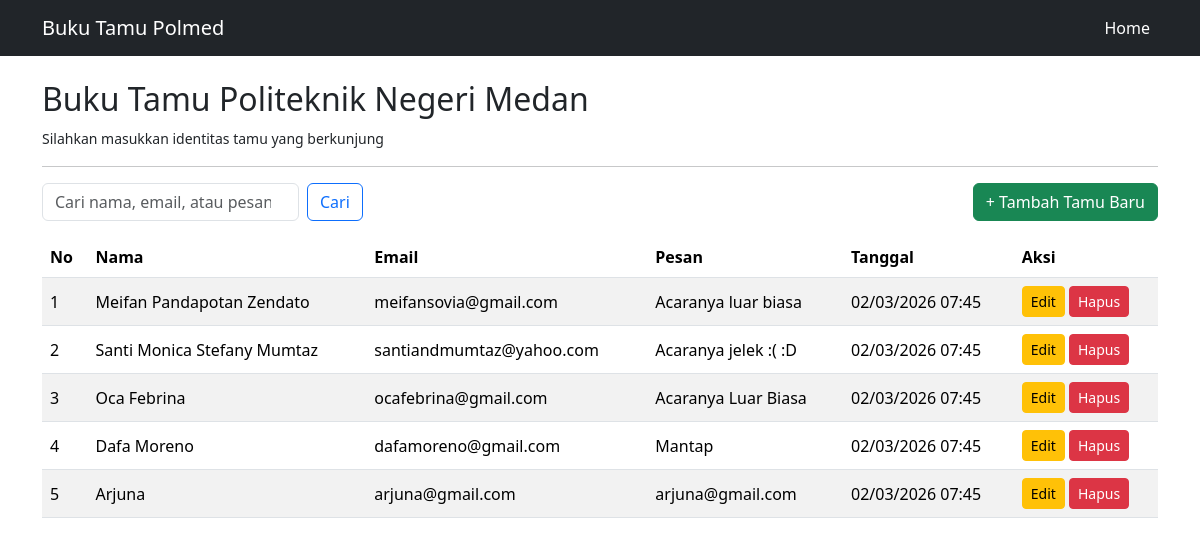
The page / on the database its author committed.
### tables this page shows
CREATE TABLE `buku_tamu` (
  `id` int(11) NOT NULL,
  `nama` varchar(255) DEFAULT NULL,
  `email` varchar(255) DEFAULT NULL,
  `no_hp` varchar(20) DEFAULT NULL,
  `alamat` text,
  `foto` varchar(255) DEFAULT NULL,
  `pesan` text
);

### includes/db.php (called while the page is built, shortened)
<?php
class Database {
    private $host = 'localhost';
    private $dbname = 'db_buku_tamu';
    private $user = 'root';
    private $pass = 'root';
    public function __construct() {
        try {
            $this->conn = new PDO(
                "mysql:host=$this->host;dbname=$this->dbname;charset=utf8mb4",
                username: $this->user,
                password: $this->pass
            );
        } catch (PDOException $e) {
            die("Koneksi gagal: " . $e->getMessage());
        }
    }
}

### includes/tamu.class.php (called while the page is built, shortened)
<?php
class Tamu {
    private $db;
    public function __construct($conn) {
        $this->db = $conn;
    }
    public function cari($keyword = '') {
        $sql = "SELECT * FROM buku_tamu WHERE nama LIKE ? OR email LIKE ? OR pesan LIKE ? ORDER BY id DESC";
        $stmt = $this->db->prepare($sql);
        $like = "%$keyword%";
        $stmt->execute([$like, $like, $like]);
        return $stmt->fetchAll(PDO::FETCH_ASSOC);
    }
}

### index.php (the view, shortened to what this page needs)
<?php
require_once 'includes/db.php';
require_once 'includes/tamu.class.php';
$db = new Database();
$tamu = new Tamu($db->conn);
$keyword = trim($_GET['search'] ?? '');
$daftar_tamu = $tamu->cari($keyword);
?>
<!DOCTYPE html>
<html lang="id">
<head>
  <link href="https://cdn.jsdelivr.net/npm/bootstrap@5.3.3/dist/css/bootstrap.min.css" rel="stylesheet">
</head>
<body>
<nav class="navbar navbar-expand-lg navbar-dark bg-dark">
  <div class="container">
    <a class="navbar-brand" href="index.php">Buku Tamu Polmed</a>
    <div class="collapse navbar-collapse" id="navbarNav">
      <ul class="navbar-nav ms-auto">
        <li class="nav-item">
          <a class="nav-link active" href="index.php">Home</a>
        </li>
      </ul>
    </div>
  </div>
</nav>
<div class="container py-4">
  <h2>Buku Tamu Politeknik Negeri Medan</h2>
  <small>Silahkan masukkan identitas tamu yang berkunjung</small>
  <hr/>
  <div class="d-flex justify-content-between mb-3 flex-wrap gap-2">
    <form class="d-flex" method="GET">
      <input class="form-control me-2" type="search" name="search" placeholder="Cari nama, email, atau pesan..." value="<?= htmlspecialchars($keyword) ?>" style="min-width: 250px;">
      <button class="btn btn-outline-primary" type="submit">Cari</button>
    </form>
    <button type="button" class="btn btn-success" data-bs-toggle="modal" data-bs-target="#modalTambah">
      + Tambah Tamu Baru
    </button>
  </div>
  <?php if (count($daftar_tamu) > 0): ?>
  <div class="table-responsive">
    <table class="table table-striped table-hover align-middle">
      <thead class="table-default">
        <tr>
          <th>No</th>
          <th>Nama</th>
          <th>Email</th>
          <th>Pesan</th>
          <th>Tanggal</th>
          <th>Aksi</th>
        </tr>
      </thead>
      <tbody>
        <?php $no = 1; foreach ($daftar_tamu as $row): ?>
        <tr>
          <td><?= $no++ ?></td>
          <td><?= htmlspecialchars($row['nama']) ?></td>
          <td><?= htmlspecialchars($row['email']) ?></td>
          <td><?=$row['pesan'];?></td>
          <td><?= date('d/m/Y H:i', strtotime($row['created_at'] ?? 'now')) ?></td>
          <td>
            <button class="btn btn-sm btn-warning" data-bs-toggle="modal" data-bs-target="#modalEdit"
                    data-id="<?= $row['id'] ?>"
                    data-nama="<?= htmlspecialchars($row['nama']) ?>"
                    data-email="<?= htmlspecialchars($row['email']) ?>"
                    data-pesan="<?= htmlspecialchars($row['pesan']) ?>">
              Edit
            </button>
            <a href="?hapus=<?= $row['id'] ?>" class="btn btn-sm btn-danger"
               onclick="return confirm('Yakin ingin menghapus tamu ini?')">Hapus</a>
          </td>
        </tr>
        <?php endforeach; ?>
      </tbody>
    </table>
  </div>
  <?php else: ?>
  <div class="alert alert-info text-center">Belum ada data tamu <?= $keyword ? 'untuk pencarian "'.$keyword.'"' : '' ?>.</div>
  <?php endif; ?>
</div>
</body>
</html>

### rows shown on the page
buku_tamu: nama "Meifan Pandapotan Zendato", email "meifansovia@gmail.com", pesan "Acaranya luar biasa", created_at "02/03/2026 07:45"
buku_tamu: nama "Santi Monica Stefany Mumtaz", email "santiandmumtaz@yahoo.com", pesan "Acaranya jelek :( :D", created_at "02/03/2026 07:45"
buku_tamu: nama "Oca Febrina", email "ocafebrina@gmail.com", pesan "Acaranya Luar Biasa", created_at "02/03/2026 07:45"
buku_tamu: nama "Dafa Moreno", email "dafamoreno@gmail.com", pesan "Mantap", created_at "02/03/2026 07:45"
buku_tamu: nama "Arjuna", email "arjuna@gmail.com", pesan "arjuna@gmail.com", created_at "02/03/2026 07:45"
